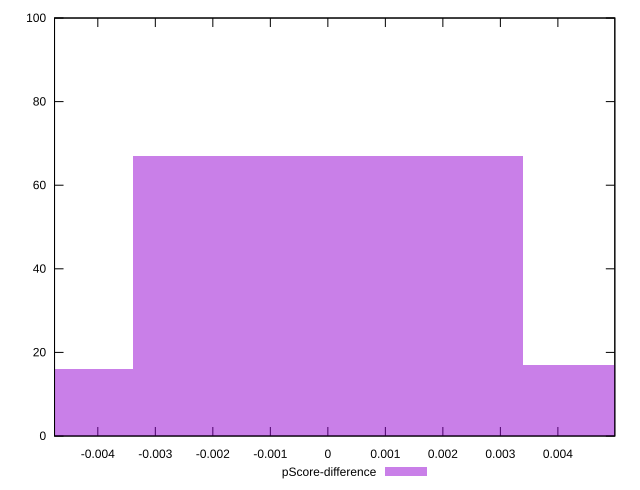

Recreate this plot in gnuplot.
reset

$pScoreDifference <<EOF
-0.006785606115551024 16
0 67
0.006785606115551024 17
EOF

set key outside below
set boxwidth 0.006785606115551024
set xrange [-0.004752660489415694:0.004990108098737456]
set yrange [0:100]
set trange [0:100]
set style fill transparent solid 0.5 noborder
set terminal svg size 640, 490 enhanced background rgb 'white'
set output "reports/report_00030_2021-02-24T20-42-31.540Z/mainthread-work-breakdown/samples/astro/pScore-difference/histogram.svg"

plot $pScoreDifference title "pScore-difference" with boxes

reset
